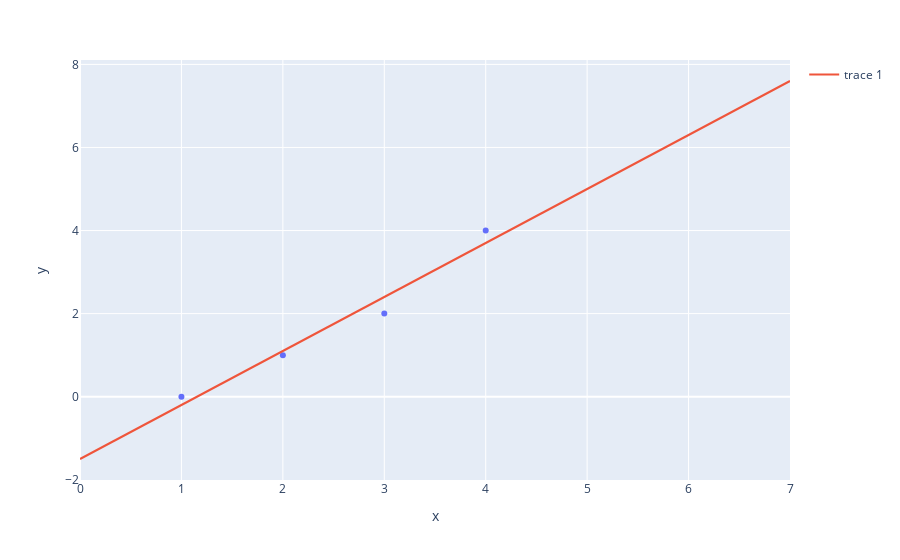

The cell this chart's notebook holds for it:
### Markdown cell above
###  図示

### Code cell
fig=px.scatter(dfD,x="x",y="y")
t=np.linspace(0,7)
fig.add_scatter(x=t,y=a*t+b)

### Figure 1 — Plotly figure (JSON) as saved in the notebook; plotly's stock layout.template omitted (floating-point values rounded to 4 significant figures)
{"data": [{"hovertemplate": "x=%{x}<br>y=%{y}<extra></extra>", "legendgroup": "", "marker": {"color": "#636efa", "symbol": "circle"}, "mode": "markers", "name": "", "orientation": "v", "showlegend": false, "type": "scatter", "x": [1, 2, 3, 4], "xaxis": "x", "y": [0, 1, 2, 4], "yaxis": "y"}, {"type": "scatter", "x": [0, 0.1429, 0.2857, 0.4286, 0.5714, 0.7143, 0.8571, 1, 1.143, 1.286, 1.429, 1.571, 1.714, 1.857, 2, 2.143, 2.286, 2.429, 2.571, 2.714, 2.857, 3, 3.143, 3.286, 3.429, 3.571, 3.714, 3.857, 4, 4.143, 4.286, 4.429, 4.571, 4.714, 4.857, 5, 5.143, 5.286, 5.429, 5.571, 5.714, 5.857, 6, 6.143, 6.286, 6.429, 6.571, 6.714, 6.857, 7], "y": [-1.5, -1.314, -1.129, -0.9429, -0.7571, -0.5714, -0.3857, -0.2, -0.01429, 0.1714, 0.3571, 0.5429, 0.7286, 0.9143, 1.1, 1.286, 1.471, 1.657, 1.843, 2.029, 2.214, 2.4, 2.586, 2.771, 2.957, 3.143, 3.329, 3.514, 3.7, 3.886, 4.071, 4.257, 4.443, 4.629, 4.814, 5, 5.186, 5.371, 5.557, 5.743, 5.929, 6.114, 6.3, 6.486, 6.671, 6.857, 7.043, 7.229, 7.414, 7.6]}], "layout": {"legend": {"tracegroupgap": 0}, "margin": {"t": 60}, "xaxis": {"anchor": "y", "domain": [0, 1], "title": {"text": "x"}}, "yaxis": {"anchor": "x", "domain": [0, 1], "title": {"text": "y"}}}}
